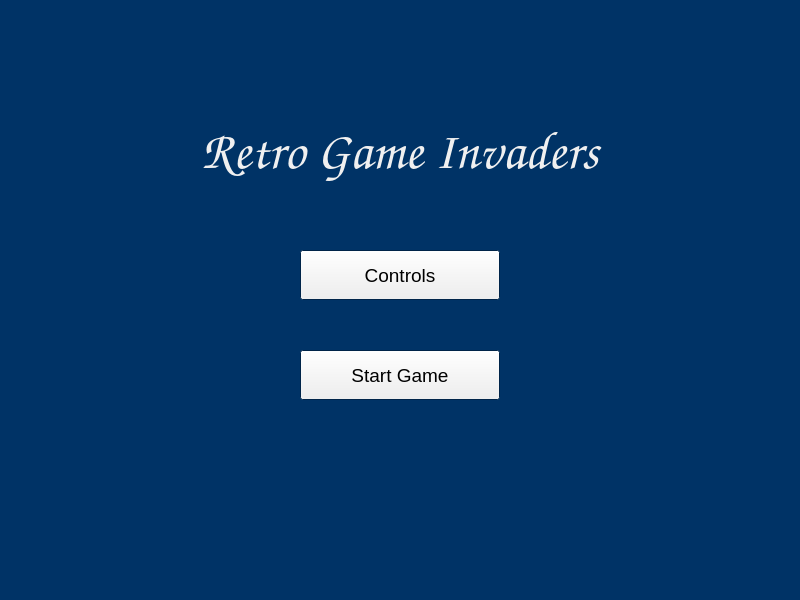
<?xml version="1.0" encoding="UTF-8"?>
<ui version="4.0">
 <class>MainWindow</class>
 <widget class="QMainWindow" name="MainWindow">
  <property name="geometry">
   <rect>
    <x>0</x>
    <y>0</y>
    <width>800</width>
    <height>600</height>
   </rect>
  </property>
  <property name="palette">
   <palette>
    <active>
     <colorrole role="Base">
      <brush brushstyle="SolidPattern">
       <color alpha="255">
        <red>255</red>
        <green>255</green>
        <blue>255</blue>
       </color>
      </brush>
     </colorrole>
     <colorrole role="Window">
      <brush brushstyle="SolidPattern">
       <color alpha="255">
        <red>0</red>
        <green>51</green>
        <blue>102</blue>
       </color>
      </brush>
     </colorrole>
    </active>
    <inactive>
     <colorrole role="Base">
      <brush brushstyle="SolidPattern">
       <color alpha="255">
        <red>255</red>
        <green>255</green>
        <blue>255</blue>
       </color>
      </brush>
     </colorrole>
     <colorrole role="Window">
      <brush brushstyle="SolidPattern">
       <color alpha="255">
        <red>0</red>
        <green>51</green>
        <blue>102</blue>
       </color>
      </brush>
     </colorrole>
    </inactive>
    <disabled>
     <colorrole role="Base">
      <brush brushstyle="SolidPattern">
       <color alpha="255">
        <red>0</red>
        <green>51</green>
        <blue>102</blue>
       </color>
      </brush>
     </colorrole>
     <colorrole role="Window">
      <brush brushstyle="SolidPattern">
       <color alpha="255">
        <red>0</red>
        <green>51</green>
        <blue>102</blue>
       </color>
      </brush>
     </colorrole>
    </disabled>
   </palette>
  </property>
  <property name="windowTitle">
   <string>MainWindow</string>
  </property>
  <widget class="QWidget" name="centralWidget">
   <property name="palette">
    <palette>
     <active>
      <colorrole role="Base">
       <brush brushstyle="SolidPattern">
        <color alpha="255">
         <red>255</red>
         <green>255</green>
         <blue>255</blue>
        </color>
       </brush>
      </colorrole>
      <colorrole role="Window">
       <brush brushstyle="SolidPattern">
        <color alpha="255">
         <red>0</red>
         <green>51</green>
         <blue>102</blue>
        </color>
       </brush>
      </colorrole>
     </active>
     <inactive>
      <colorrole role="Base">
       <brush brushstyle="SolidPattern">
        <color alpha="255">
         <red>255</red>
         <green>255</green>
         <blue>255</blue>
        </color>
       </brush>
      </colorrole>
      <colorrole role="Window">
       <brush brushstyle="SolidPattern">
        <color alpha="255">
         <red>0</red>
         <green>51</green>
         <blue>102</blue>
        </color>
       </brush>
      </colorrole>
     </inactive>
     <disabled>
      <colorrole role="Base">
       <brush brushstyle="SolidPattern">
        <color alpha="255">
         <red>0</red>
         <green>51</green>
         <blue>102</blue>
        </color>
       </brush>
      </colorrole>
      <colorrole role="Window">
       <brush brushstyle="SolidPattern">
        <color alpha="255">
         <red>0</red>
         <green>51</green>
         <blue>102</blue>
        </color>
       </brush>
      </colorrole>
     </disabled>
    </palette>
   </property>
   <widget class="QStackedWidget" name="stackedWidget">
    <property name="geometry">
     <rect>
      <x>0</x>
      <y>0</y>
      <width>800</width>
      <height>600</height>
     </rect>
    </property>
    <widget class="QWidget" name="title">
     <property name="palette">
      <palette>
       <active>
        <colorrole role="WindowText">
         <brush brushstyle="SolidPattern">
          <color alpha="255">
           <red>240</red>
           <green>240</green>
           <blue>240</blue>
          </color>
         </brush>
        </colorrole>
        <colorrole role="Base">
         <brush brushstyle="SolidPattern">
          <color alpha="255">
           <red>255</red>
           <green>255</green>
           <blue>255</blue>
          </color>
         </brush>
        </colorrole>
        <colorrole role="Window">
         <brush brushstyle="SolidPattern">
          <color alpha="255">
           <red>0</red>
           <green>51</green>
           <blue>102</blue>
          </color>
         </brush>
        </colorrole>
       </active>
       <inactive>
        <colorrole role="WindowText">
         <brush brushstyle="SolidPattern">
          <color alpha="255">
           <red>240</red>
           <green>240</green>
           <blue>240</blue>
          </color>
         </brush>
        </colorrole>
        <colorrole role="Base">
         <brush brushstyle="SolidPattern">
          <color alpha="255">
           <red>255</red>
           <green>255</green>
           <blue>255</blue>
          </color>
         </brush>
        </colorrole>
        <colorrole role="Window">
         <brush brushstyle="SolidPattern">
          <color alpha="255">
           <red>0</red>
           <green>51</green>
           <blue>102</blue>
          </color>
         </brush>
        </colorrole>
       </inactive>
       <disabled>
        <colorrole role="WindowText">
         <brush brushstyle="SolidPattern">
          <color alpha="255">
           <red>120</red>
           <green>120</green>
           <blue>120</blue>
          </color>
         </brush>
        </colorrole>
        <colorrole role="Base">
         <brush brushstyle="SolidPattern">
          <color alpha="255">
           <red>0</red>
           <green>51</green>
           <blue>102</blue>
          </color>
         </brush>
        </colorrole>
        <colorrole role="Window">
         <brush brushstyle="SolidPattern">
          <color alpha="255">
           <red>0</red>
           <green>51</green>
           <blue>102</blue>
          </color>
         </brush>
        </colorrole>
       </disabled>
      </palette>
     </property>
     <widget class="QPushButton" name="titleControls">
      <property name="geometry">
       <rect>
        <x>300</x>
        <y>250</y>
        <width>200</width>
        <height>50</height>
       </rect>
      </property>
      <property name="font">
       <font>
        <pointsize>14</pointsize>
       </font>
      </property>
      <property name="text">
       <string>Controls</string>
      </property>
      <property name="flat">
       <bool>false</bool>
      </property>
     </widget>
     <widget class="QPushButton" name="titleStart">
      <property name="geometry">
       <rect>
        <x>300</x>
        <y>350</y>
        <width>200</width>
        <height>50</height>
       </rect>
      </property>
      <property name="font">
       <font>
        <pointsize>14</pointsize>
       </font>
      </property>
      <property name="text">
       <string>Start Game</string>
      </property>
     </widget>
     <widget class="QLabel" name="label_2">
      <property name="geometry">
       <rect>
        <x>100</x>
        <y>100</y>
        <width>600</width>
        <height>100</height>
       </rect>
      </property>
      <property name="font">
       <font>
        <family>Comic Sans MS</family>
        <pointsize>40</pointsize>
       </font>
      </property>
      <property name="frameShape">
       <enum>QFrame::NoFrame</enum>
      </property>
      <property name="frameShadow">
       <enum>QFrame::Raised</enum>
      </property>
      <property name="lineWidth">
       <number>2</number>
      </property>
      <property name="text">
       <string>Retro Game Invaders</string>
      </property>
      <property name="textFormat">
       <enum>Qt::AutoText</enum>
      </property>
      <property name="alignment">
       <set>Qt::AlignCenter</set>
      </property>
     </widget>
    </widget>
    <widget class="QWidget" name="controls">
     <property name="palette">
      <palette>
       <active>
        <colorrole role="WindowText">
         <brush brushstyle="SolidPattern">
          <color alpha="255">
           <red>240</red>
           <green>240</green>
           <blue>240</blue>
          </color>
         </brush>
        </colorrole>
        <colorrole role="Base">
         <brush brushstyle="SolidPattern">
          <color alpha="255">
           <red>255</red>
           <green>255</green>
           <blue>255</blue>
          </color>
         </brush>
        </colorrole>
        <colorrole role="Window">
         <brush brushstyle="SolidPattern">
          <color alpha="255">
           <red>0</red>
           <green>51</green>
           <blue>102</blue>
          </color>
         </brush>
        </colorrole>
       </active>
       <inactive>
        <colorrole role="WindowText">
         <brush brushstyle="SolidPattern">
          <color alpha="255">
           <red>240</red>
           <green>240</green>
           <blue>240</blue>
          </color>
         </brush>
        </colorrole>
        <colorrole role="Base">
         <brush brushstyle="SolidPattern">
          <color alpha="255">
           <red>255</red>
           <green>255</green>
           <blue>255</blue>
          </color>
         </brush>
        </colorrole>
        <colorrole role="Window">
         <brush brushstyle="SolidPattern">
          <color alpha="255">
           <red>0</red>
           <green>51</green>
           <blue>102</blue>
          </color>
         </brush>
        </colorrole>
       </inactive>
       <disabled>
        <colorrole role="WindowText">
         <brush brushstyle="SolidPattern">
          <color alpha="255">
           <red>120</red>
           <green>120</green>
           <blue>120</blue>
          </color>
         </brush>
        </colorrole>
        <colorrole role="Base">
         <brush brushstyle="SolidPattern">
          <color alpha="255">
           <red>0</red>
           <green>51</green>
           <blue>102</blue>
          </color>
         </brush>
        </colorrole>
        <colorrole role="Window">
         <brush brushstyle="SolidPattern">
          <color alpha="255">
           <red>0</red>
           <green>51</green>
           <blue>102</blue>
          </color>
         </brush>
        </colorrole>
       </disabled>
      </palette>
     </property>
     <widget class="QPushButton" name="controlsStart">
      <property name="geometry">
       <rect>
        <x>300</x>
        <y>400</y>
        <width>200</width>
        <height>50</height>
       </rect>
      </property>
      <property name="font">
       <font>
        <pointsize>14</pointsize>
       </font>
      </property>
      <property name="text">
       <string>Start Game</string>
      </property>
     </widget>
     <widget class="QLabel" name="heading">
      <property name="geometry">
       <rect>
        <x>200</x>
        <y>100</y>
        <width>400</width>
        <height>71</height>
       </rect>
      </property>
      <property name="font">
       <font>
        <pointsize>20</pointsize>
        <weight>50</weight>
        <bold>false</bold>
       </font>
      </property>
      <property name="lineWidth">
       <number>1</number>
      </property>
      <property name="text">
       <string>Controls</string>
      </property>
      <property name="alignment">
       <set>Qt::AlignCenter</set>
      </property>
     </widget>
     <widget class="QLabel" name="moveLeft">
      <property name="geometry">
       <rect>
        <x>200</x>
        <y>170</y>
        <width>400</width>
        <height>40</height>
       </rect>
      </property>
      <property name="font">
       <font>
        <pointsize>14</pointsize>
       </font>
      </property>
      <property name="text">
       <string>Move Left: A or Left Arrow</string>
      </property>
      <property name="alignment">
       <set>Qt::AlignCenter</set>
      </property>
     </widget>
     <widget class="QLabel" name="moveRight">
      <property name="geometry">
       <rect>
        <x>200</x>
        <y>210</y>
        <width>400</width>
        <height>40</height>
       </rect>
      </property>
      <property name="font">
       <font>
        <pointsize>14</pointsize>
       </font>
      </property>
      <property name="text">
       <string>Move Right: D or Right Arrow</string>
      </property>
      <property name="alignment">
       <set>Qt::AlignCenter</set>
      </property>
     </widget>
     <widget class="QLabel" name="shoot">
      <property name="geometry">
       <rect>
        <x>200</x>
        <y>250</y>
        <width>400</width>
        <height>40</height>
       </rect>
      </property>
      <property name="font">
       <font>
        <pointsize>14</pointsize>
       </font>
      </property>
      <property name="text">
       <string>Shoot: Space</string>
      </property>
      <property name="alignment">
       <set>Qt::AlignCenter</set>
      </property>
     </widget>
     <widget class="QLabel" name="pause">
      <property name="geometry">
       <rect>
        <x>200</x>
        <y>290</y>
        <width>400</width>
        <height>40</height>
       </rect>
      </property>
      <property name="font">
       <font>
        <pointsize>14</pointsize>
       </font>
      </property>
      <property name="text">
       <string>Pause: Esc</string>
      </property>
      <property name="alignment">
       <set>Qt::AlignCenter</set>
      </property>
     </widget>
    </widget>
    <widget class="QWidget" name="game">
     <property name="palette">
      <palette>
       <active>
        <colorrole role="Base">
         <brush brushstyle="SolidPattern">
          <color alpha="255">
           <red>255</red>
           <green>255</green>
           <blue>255</blue>
          </color>
         </brush>
        </colorrole>
        <colorrole role="Window">
         <brush brushstyle="SolidPattern">
          <color alpha="255">
           <red>0</red>
           <green>51</green>
           <blue>102</blue>
          </color>
         </brush>
        </colorrole>
       </active>
       <inactive>
        <colorrole role="Base">
         <brush brushstyle="SolidPattern">
          <color alpha="255">
           <red>255</red>
           <green>255</green>
           <blue>255</blue>
          </color>
         </brush>
        </colorrole>
        <colorrole role="Window">
         <brush brushstyle="SolidPattern">
          <color alpha="255">
           <red>0</red>
           <green>51</green>
           <blue>102</blue>
          </color>
         </brush>
        </colorrole>
       </inactive>
       <disabled>
        <colorrole role="Base">
         <brush brushstyle="SolidPattern">
          <color alpha="255">
           <red>0</red>
           <green>51</green>
           <blue>102</blue>
          </color>
         </brush>
        </colorrole>
        <colorrole role="Window">
         <brush brushstyle="SolidPattern">
          <color alpha="255">
           <red>0</red>
           <green>51</green>
           <blue>102</blue>
          </color>
         </brush>
        </colorrole>
       </disabled>
      </palette>
     </property>
     <widget class="QLabel" name="gameScore">
      <property name="geometry">
       <rect>
        <x>0</x>
        <y>0</y>
        <width>400</width>
        <height>25</height>
       </rect>
      </property>
      <property name="palette">
       <palette>
        <active>
         <colorrole role="WindowText">
          <brush brushstyle="SolidPattern">
           <color alpha="255">
            <red>255</red>
            <green>255</green>
            <blue>255</blue>
           </color>
          </brush>
         </colorrole>
        </active>
        <inactive>
         <colorrole role="WindowText">
          <brush brushstyle="SolidPattern">
           <color alpha="255">
            <red>255</red>
            <green>255</green>
            <blue>255</blue>
           </color>
          </brush>
         </colorrole>
        </inactive>
        <disabled>
         <colorrole role="WindowText">
          <brush brushstyle="SolidPattern">
           <color alpha="255">
            <red>120</red>
            <green>120</green>
            <blue>120</blue>
           </color>
          </brush>
         </colorrole>
        </disabled>
       </palette>
      </property>
      <property name="font">
       <font>
        <pointsize>14</pointsize>
       </font>
      </property>
      <property name="text">
       <string>TextLabel</string>
      </property>
     </widget>
     <widget class="QLabel" name="gameLives">
      <property name="geometry">
       <rect>
        <x>400</x>
        <y>0</y>
        <width>400</width>
        <height>25</height>
       </rect>
      </property>
      <property name="palette">
       <palette>
        <active>
         <colorrole role="WindowText">
          <brush brushstyle="SolidPattern">
           <color alpha="255">
            <red>255</red>
            <green>255</green>
            <blue>255</blue>
           </color>
          </brush>
         </colorrole>
        </active>
        <inactive>
         <colorrole role="WindowText">
          <brush brushstyle="SolidPattern">
           <color alpha="255">
            <red>255</red>
            <green>255</green>
            <blue>255</blue>
           </color>
          </brush>
         </colorrole>
        </inactive>
        <disabled>
         <colorrole role="WindowText">
          <brush brushstyle="SolidPattern">
           <color alpha="255">
            <red>120</red>
            <green>120</green>
            <blue>120</blue>
           </color>
          </brush>
         </colorrole>
        </disabled>
       </palette>
      </property>
      <property name="font">
       <font>
        <pointsize>14</pointsize>
       </font>
      </property>
      <property name="text">
       <string>TextLabel</string>
      </property>
      <property name="alignment">
       <set>Qt::AlignRight|Qt::AlignTrailing|Qt::AlignVCenter</set>
      </property>
     </widget>
    </widget>
    <widget class="QWidget" name="gameOver">
     <widget class="QLabel" name="score">
      <property name="geometry">
       <rect>
        <x>200</x>
        <y>140</y>
        <width>400</width>
        <height>50</height>
       </rect>
      </property>
      <property name="palette">
       <palette>
        <active>
         <colorrole role="WindowText">
          <brush brushstyle="SolidPattern">
           <color alpha="255">
            <red>255</red>
            <green>255</green>
            <blue>255</blue>
           </color>
          </brush>
         </colorrole>
        </active>
        <inactive>
         <colorrole role="WindowText">
          <brush brushstyle="SolidPattern">
           <color alpha="255">
            <red>255</red>
            <green>255</green>
            <blue>255</blue>
           </color>
          </brush>
         </colorrole>
        </inactive>
        <disabled>
         <colorrole role="WindowText">
          <brush brushstyle="SolidPattern">
           <color alpha="255">
            <red>120</red>
            <green>120</green>
            <blue>120</blue>
           </color>
          </brush>
         </colorrole>
        </disabled>
       </palette>
      </property>
      <property name="font">
       <font>
        <pointsize>18</pointsize>
       </font>
      </property>
      <property name="text">
       <string>You Scored: </string>
      </property>
      <property name="alignment">
       <set>Qt::AlignCenter</set>
      </property>
     </widget>
     <widget class="QPushButton" name="overStart">
      <property name="geometry">
       <rect>
        <x>300</x>
        <y>250</y>
        <width>200</width>
        <height>50</height>
       </rect>
      </property>
      <property name="font">
       <font>
        <pointsize>14</pointsize>
       </font>
      </property>
      <property name="text">
       <string>Play Again?</string>
      </property>
     </widget>
     <widget class="QPushButton" name="overTitle">
      <property name="geometry">
       <rect>
        <x>300</x>
        <y>340</y>
        <width>200</width>
        <height>50</height>
       </rect>
      </property>
      <property name="font">
       <font>
        <pointsize>14</pointsize>
       </font>
      </property>
      <property name="text">
       <string>Go to Title Screen</string>
      </property>
     </widget>
    </widget>
   </widget>
  </widget>
  <widget class="QMenuBar" name="menuBar">
   <property name="geometry">
    <rect>
     <x>0</x>
     <y>0</y>
     <width>800</width>
     <height>21</height>
    </rect>
   </property>
  </widget>
 </widget>
 <layoutdefault spacing="6" margin="11"/>
 <resources/>
 <connections/>
</ui>
